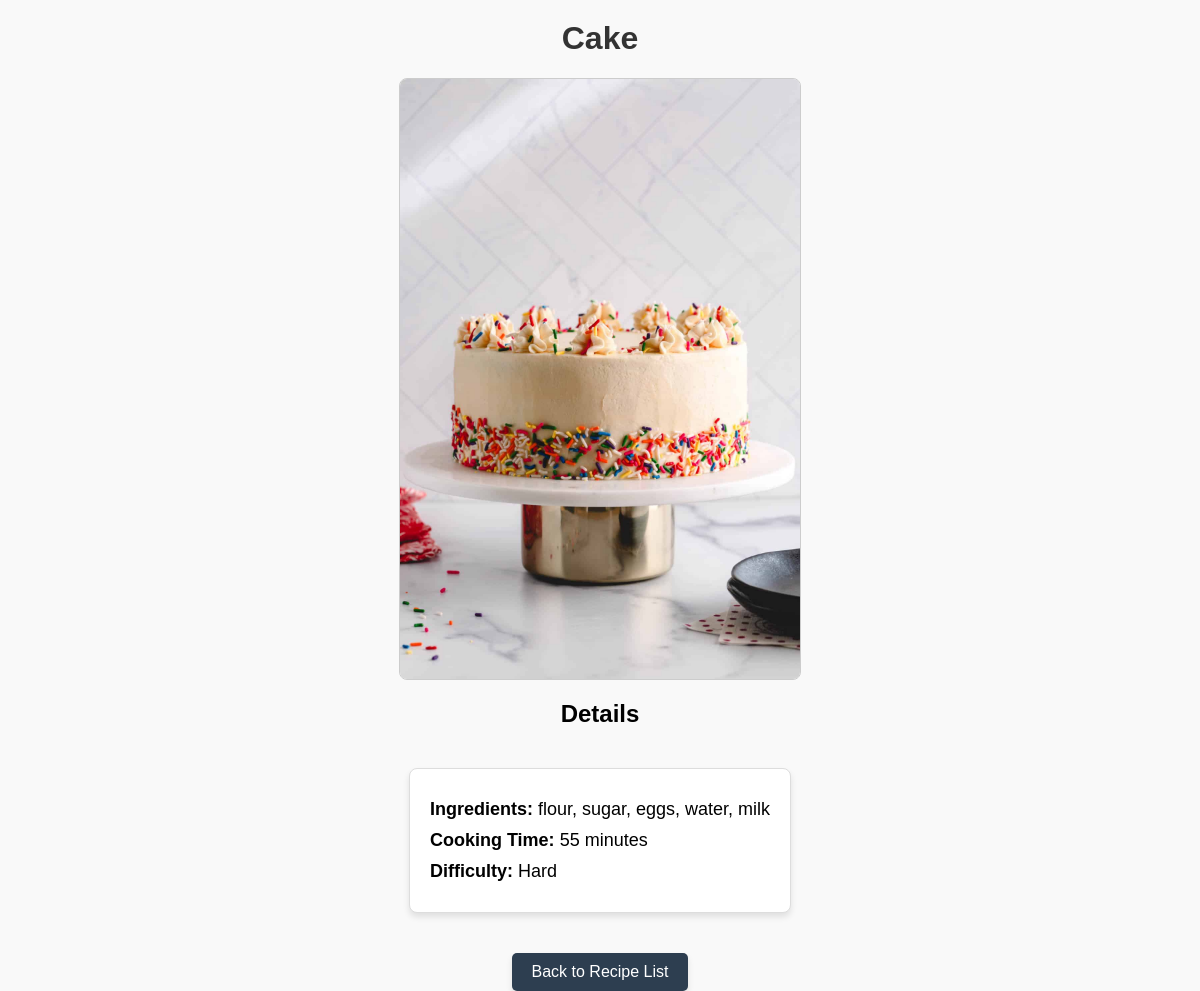
The page /list/4 (signed in) on the database its author committed.
### recipes/models.py (models this page shows, shortened)
class Recipe(models.Model):
    name = models.CharField(max_length=50)
    ingredients = models.CharField(max_length=255)
    cooking_time = models.IntegerField()
    difficulty = models.CharField(max_length=20, blank=True) # Optional or default value
    pic = models.ImageField(upload_to='recipes', default='no_picture.jpg')
    created_date = models.DateTimeField(auto_now_add=True)

### recipes/views.py (the view)
# urls.py: path('list/<int:pk>', RecipeDetailView.as_view(), name='recipes_detail'),
class RecipeDetailView(LoginRequiredMixin, DetailView):
    model = Recipe
    template_name = 'recipes/recipes_detail.html'

### recipes/templates/recipes/recipes_detail.html (shortened to what this page needs)
<!DOCTYPE html>
<html>
<head>
</head>
<body>
    <h1>{{ object.name }}</h1>
    {% if object.pic %}
    <img src="{{ object.pic.url }}" alt="{{ object.name }}" style="max-width: 400px; height: auto;">
    {% else %}
    <p>No picture available</p>
    {% endif %}
    <h2>Details</h2>
    <ul>
        <li><strong>Ingredients:</strong> {{ object.ingredients }}</li>
        <li><strong>Cooking Time:</strong> {{ object.cooking_time }} minutes</li>
        <li><strong>Difficulty:</strong> {{ object.difficulty }}</li>
    </ul>
    <div>
        <a href="{% url 'recipes:recipes_list' %}">Back to Recipe List</a>
    </div>
</body>
</html>

### recipes/templates/recipes/recipes_detail.html (style rules this page uses)
body { font-family: Arial, sans-serif; text-align: center; margin: 0; padding: 0; background-color: #f9f9f9; }
h1 { margin-top: 20px; color: #333; }
img { display: block; margin: 20px auto; max-width: 80%; height: auto; border: 1px solid #ccc; border-radius: 8px; }
ul { list-style-type: none; padding: 0; margin: 20px auto; display: inline-block; text-align: left; background: #fff; border: 1px solid #ddd; border-radius: 8px; padding: 20px; box-shadow: 0 4px 6px rgba(0, 0, 0, 0.1); }
li { margin: 10px 0; font-size: 18px; }
a { display: inline-block; margin-top: 20px; text-decoration: none; padding: 10px 20px; color: white; background-color: #2d3e50; border-radius: 5px; font-size: 16px; box-shadow: 0 4px 6px rgba(0, 0, 0, 0.1); transition: background-color 0.3s; }

### rows shown on the page
Recipe: name "Cake", pic (picture), ingredients "flour, sugar, eggs, water, milk", cooking_time "55", difficulty "Hard"
